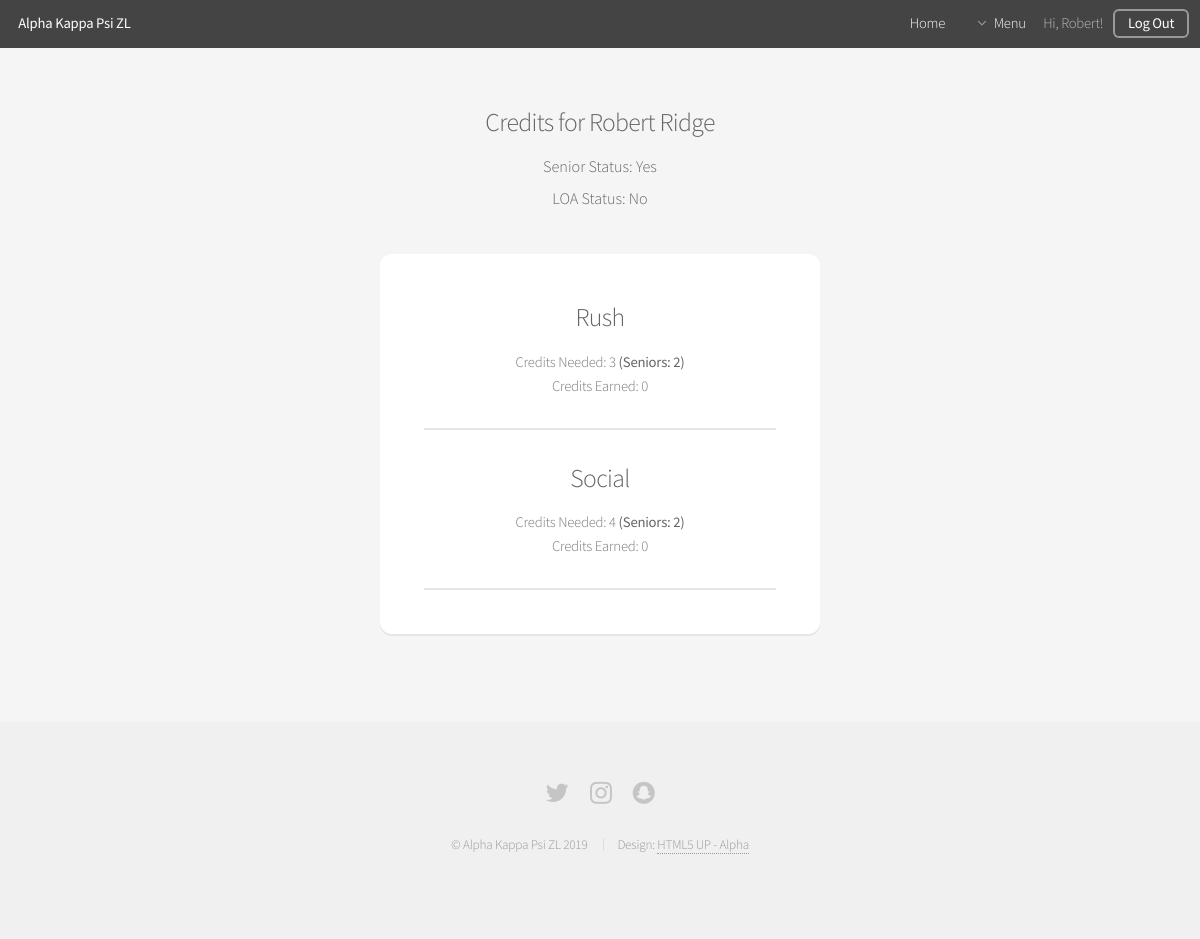
The page /attendance/userattendance/ (signed in) on the database its author committed.
### attendance/models.py (models this page shows, shortened)
class EventGroup(models.Model):
    name = models.CharField(max_length=100, null=False)
    needed_credits = models.IntegerField(default=0, null=False, validators=[validate_not_negative])
    senior_credits = models.IntegerField(default=0, null=False, validators=[validate_not_negative])

### attendance/views.py (the view)
# urls.py: path('userattendance/', views.userattendance, name='userattendance'),
@login_required
def userattendance(request, userid=None):
    if request.user.profile.isexec and userid is not None:
        user=userid
    else:
        user=request.user
    signins = Signin.objects.filter(user=user)
    eventgroups = EventGroup.objects.all().order_by('name')
    evgsignins = {eventgroupsignins(user, eventgroup, signins) for eventgroup in eventgroups}
    evgsignins = sorted(evgsignins, key=lambda x: x.eventgroup.name)
    context = {
        'evgsignins': evgsignins,
    }
    return render(request, 'attendance/userattendance.html', context=context)

### attendance/views.py (called while the page is built)
    def count(self):
        return sum(signin.event.credits for signin in self.signins)

### templates/attendance/userattendance.html (shortened to what this page needs)
{% extends 'base/base_generic.html' %}
{% block main_headertext %}
    <h3>Credits for {{ user.first_name }} {{ user.last_name }} </h3>
    <h4>Senior Status: {% if user.profile.issenior %} Yes {% else %} No {% endif %}</h4>
    <h4>LOA Status: {% if user.profile.isloa %} Yes {% else %} No {% endif %}</h4>
    {% endblock %}
{% block content %}
    {% for evg in evgsignins %}
        <h3>{{ evg.eventgroup.name|title }}</h3>
        <p>
            Credits Needed: {{ evg.eventgroup.needed_credits }} {% if user.profile.issenior %} <strong> {% endif %} (Seniors: {{ evg.eventgroup.senior_credits }}) </strong>
            <br>Credits Earned: {{ evg.count }}
        </p>
        <hr>
    {% endfor %}
{% endblock%}

### templates/base/base_generic.html (shortened to what this page needs)
<!DOCTYPE HTML>
{% load static %}
<html>
	<head>
        <link rel="stylesheet" href="{% static 'assets/css/main.css' %}" />
	</head>
	<body class="{{ landing|default:"" }} is-preload">
		<div id="page-wrapper">
				<header id="header" class="{{ headerclass|default:"" }}">
					<h1><a href="{% url 'index' %}">Alpha Kappa Psi ZL</a></h1>
					<nav id="nav">
						<ul>
							<li><a href={% if request.user.is_authenticated %}
										"{% url 'generic' %}"
										{% else %}
										"{% url 'index' %}"
										{% endif %}>
								Home
							</a></li>
							{% if request.user.is_authenticated %}
							<li>
								<a href="#" class="icon fa-angle-down">Menu</a>
							</li>
								{% if request.user.first_name %}
								<li>Hi, {{ request.user.first_name }}!</li>
								{% endif %}
								<li><a href="{% url 'logout' %}?next={% url 'login' %}" class="button">Log Out</a></li>
							{% else %}
							<li><a href="{% url 'login' %}" class="button">Log In</a></li>
							{% endif %}
						</ul>
					</nav>
				</header>
				{% block main %}
				<section id="main" class="container {{ containersize|default:"small" }}">
					<header>
						{% block main_headertext %}{% endblock %}
					</header>
					<div class="box">
							{% block content %}
							{% endblock %}
					</div>
				</section>
				{% endblock %}
				{% block footer %}
				<footer id="footer">
					<ul class="icons">
						<li><a href="https://www.twitter.com/utk_akpsi" class="icon fa-twitter"><span class="label">Twitter</span></a></li>
						<li><a href="https://www.instagram.com/utk_akpsi" class="icon fa-instagram"><span class="label">Instagram</span></a></li>
						<li><a href="https://www.snapchat.com/add/akpsizl" class="icon fa-snapchat"><span class="label">Snapchat</span></a></li>
					</ul>
					<ul class="copyright">
						<li>&copy; Alpha Kappa Psi ZL 2019</li>
                        <li>Design: <a href="http://html5up.net/alpha">HTML5 UP - Alpha</a></li>
					</ul>
				</footer>
				{% endblock %}
		</div>
	</body>
</html>

### rows shown on the page
EventGroup: eventgroup.name "Rush", eventgroup.needed_credits "3", eventgroup.senior_credits "2"
EventGroup: eventgroup.name "Social", eventgroup.needed_credits "4", eventgroup.senior_credits "2"

### other values the page prints
{{ request.user.first_name }} "Robert"
{{ user.first_name }} "Robert"
{{ user.last_name }} "Ridge"
{{ evg.count }} "0" "0"
